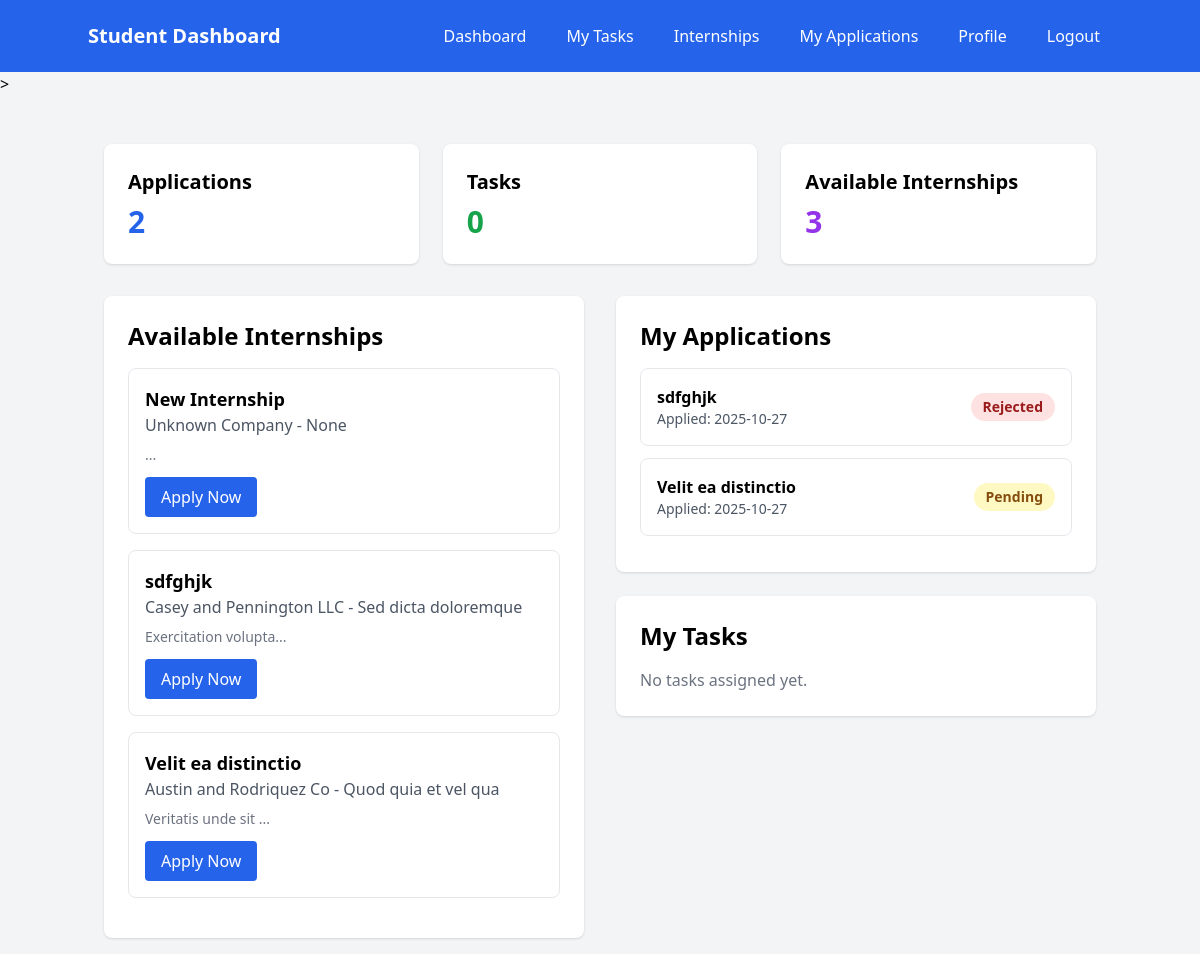
The app's page /dashboard (signed in), older data.
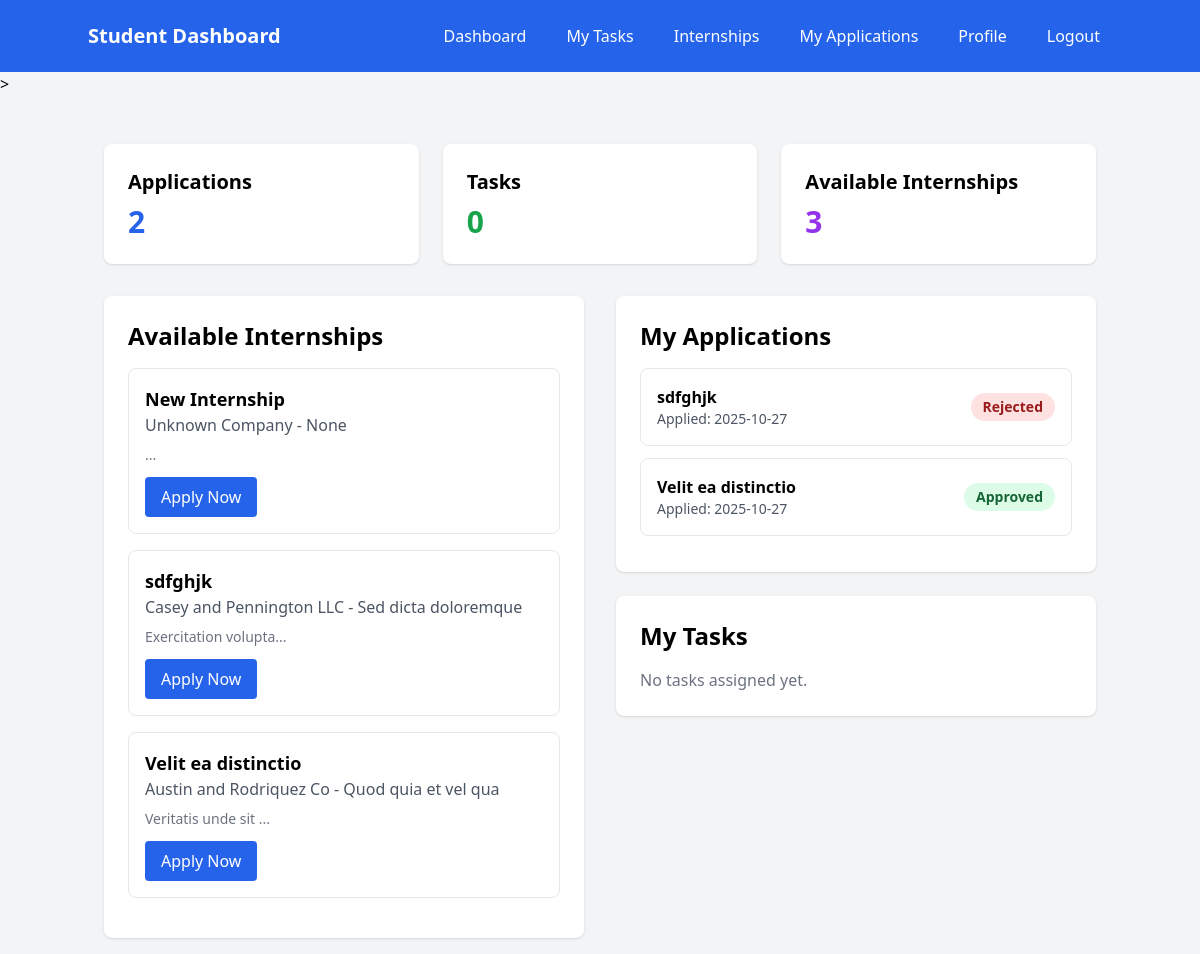
The same page, newer data.
### models.py (models this page shows)
class Internship(Base):
    __tablename__ = "internships"
    id = Column(Integer, primary_key=True, index=True)
    title = Column(String(255), nullable=False)
    description = Column(Text)
    company = Column(String(255), nullable=False)
    location = Column(String(255))
    duration = Column(String(100))
    stipend = Column(String(100))
    requirements = Column(Text)
    created_by = Column(Integer, ForeignKey("users.id"))
    created_at = Column(DateTime(timezone=True), server_default=func.now())
    is_active = Column(Boolean, default=True)
    deadline = Column(DateTime(timezone=True))
    creator = relationship("User", back_populates="created_internships")
    applications = relationship("InternshipApplication", back_populates="internship")
    tasks = relationship("Task", back_populates="internship")
    feedback = relationship("Feedback", back_populates="internship")

class InternshipApplication(Base):
    __tablename__ = "internship_applications"
    id = Column(Integer, primary_key=True, index=True)
    student_id = Column(Integer, ForeignKey("users.id"), nullable=False)
    internship_id = Column(Integer, ForeignKey("internships.id"), nullable=False)
    application_date = Column(DateTime(timezone=True), server_default=func.now())
    status = Column(Enum(ApplicationStatus), default=ApplicationStatus.PENDING)
    cover_letter = Column(Text)
    resume_url = Column(String(500))
    student = relationship("User", back_populates="applications")
    internship = relationship("Internship", back_populates="applications")

### app.py (the view)
@app.get("/dashboard", response_class=HTMLResponse)
async def dashboard(request: Request, db: Session = Depends(get_db)):
    try:
        user = await get_current_user_from_cookie(request, db)
        print(f"🎯 Dashboard access - User: {user.email}, Role: {user.role}")
        if user.role == "student":
            internships = crud.get_internships(db)
            applications = crud.get_applications_by_student(db, user.id)
            tasks = crud.get_tasks_by_student(db, user.id)
            return templates.TemplateResponse("dashboard_student.html", {
                "request": request,
                "user": user,
                "internships": internships,
                "applications": applications,
                "tasks": tasks
            })
        elif user.role == "admin":
            internships = crud.get_internships(db)
            try:
                stats = crud.get_system_stats(db)
            except Exception as e:
                print(f"⚠️  Could not get system stats: {e}")
                stats = {
                    "total_users": 0,
                    "total_students": 0,
                    "total_admins": 0,
                    "total_mentors": 0,
                    "total_internships": 0,
                    "total_applications": 0,
                    "total_tasks": 0
                }
            return templates.TemplateResponse("dashboard_admin.html", {
                "request": request,
                "user": user,
                "internships": internships,
                "stats": stats
            })
        elif user.role == "mentor":
            internships = crud.get_internships(db)
            mentor_internships = crud.get_internships_by_mentor(db, user.id)
            mentor_applications = crud.get_applications_for_mentor(db, user.id)
            return templates.TemplateResponse("dashboard_mentor.html", {
                "request": request,
                "user": user,
                "internships": internships,
                "mentor_internships": mentor_internships,
                "mentor_applications": mentor_applications
            })
        else:
            print(f"❌ Unknown role: {user.role}")
            return RedirectResponse("/login?error=Unknown user role")
    except Exception as e:
        print(f"💥 Dashboard error: {e}")
        import traceback
        traceback.print_exc()
        return RedirectResponse("/login")

### templates/dashboard_student.html (shortened to what this page needs)
<!DOCTYPE html>
<html>
<head>
    <script src="https://cdn.tailwindcss.com"></script>
</head>
<body class="bg-gray-100">
<nav class="bg-blue-600 text-white p-4">
    <div class="container mx-auto flex justify-between items-center">
        <h1 class="text-xl font-bold">Student Dashboard</h1>
        <div class="flex space-x-4">
            <a href="/dashboard" class="hover:bg-blue-700 px-3 py-2 rounded">Dashboard</a>
            <a href="/tasks" class="hover:bg-blue-700 px-3 py-2 rounded">My Tasks</a>
            <a href="/internships" class="hover:bg-blue-700 px-3 py-2 rounded">Internships</a>
            <a href="/my-applications" class="hover:bg-blue-700 px-3 py-2 rounded">My Applications</a>
            <a href="/profile" class="hover:bg-blue-700 px-3 py-2 rounded">Profile</a>
            <a href="/logout" class="hover:bg-blue-700 px-3 py-2 rounded">Logout</a>
        </div>
    </div>
</nav>>
    <div class="container mx-auto mt-8 p-4">
        <div class="grid grid-cols-1 md:grid-cols-3 gap-6 mb-8">
            <div class="bg-white p-6 rounded-lg shadow">
                <h3 class="text-xl font-semibold mb-2">Applications</h3>
                <p class="text-3xl font-bold text-blue-600">{{ applications|length }}</p>
            </div>
            <div class="bg-white p-6 rounded-lg shadow">
                <h3 class="text-xl font-semibold mb-2">Tasks</h3>
                <p class="text-3xl font-bold text-green-600">{{ tasks|length }}</p>
            </div>
            <div class="bg-white p-6 rounded-lg shadow">
                <h3 class="text-xl font-semibold mb-2">Available Internships</h3>
                <p class="text-3xl font-bold text-purple-600">{{ internships|length }}</p>
            </div>
        </div>
        <div class="grid grid-cols-1 lg:grid-cols-2 gap-8">
            <div class="bg-white p-6 rounded-lg shadow">
                <h2 class="text-2xl font-bold mb-4">Available Internships</h2>
                {% if internships %}
                {% for internship in internships %}
                <div class="border border-gray-200 rounded-lg p-4 mb-4">
                    <h3 class="text-lg font-semibold">{{ internship.title }}</h3>
                    <p class="text-gray-600">{{ internship.company }} - {{ internship.location }}</p>
                    <p class="text-sm text-gray-500 mt-2">{{ internship.description[:100] }}...</p>
                    <a href="/internships" class="inline-block mt-3 bg-blue-600 text-white px-4 py-2 rounded hover:bg-blue-700">
                        Apply Now
                    </a>
                </div>
                {% endfor %}
                {% else %}
                <p class="text-gray-500">No internships available at the moment.</p>
                {% endif %}
            </div>
            <div class="space-y-6">
                <div class="bg-white p-6 rounded-lg shadow">
                    <h2 class="text-2xl font-bold mb-4">My Applications</h2>
                    {% if applications %}
                    {% for application in applications %}
                    <div class="border border-gray-200 rounded-lg p-4 mb-3">
                        <div class="flex justify-between items-center">
                            <div>
                                <h4 class="font-semibold">
                                    {% if application.internship %}
                                        {{ application.internship.title }}
                                    {% else %}
                                        Internship #{{ application.internship_id }}
                                    {% endif %}
                                </h4>
                                <p class="text-sm text-gray-600">Applied: {{ application.application_date.strftime('%Y-%m-%d') }}</p>
                            </div>
                            <span class="px-3 py-1 rounded-full text-sm font-semibold
                                    {% if application.status == 'approved' %}bg-green-100 text-green-800
                                    {% elif application.status == 'rejected' %}bg-red-100 text-red-800
                                    {% else %}bg-yellow-100 text-yellow-800{% endif %}">
                                {{ application.status|title }}
                            </span>
                        </div>
                    </div>
                    {% endfor %}
                    {% else %}
                    <p class="text-gray-500">No applications yet.</p>
                    {% endif %}
                </div>
                <div class="bg-white p-6 rounded-lg shadow">
                    <h2 class="text-2xl font-bold mb-4">My Tasks</h2>
                    {% if tasks %}
                    {% for task in tasks %}
                    <div class="border border-gray-200 rounded-lg p-4 mb-3">
                        <h4 class="font-semibold">{{ task.title }}</h4>
                        <p class="text-sm text-gray-600">{{ task.description }}</p>
                        <div class="mt-2">
                            <div class="flex justify-between text-sm mb-1">
                                <span>Progress</span>
                                <span>{{ task.progress }}%</span>
                            </div>
                            <div class="w-full bg-gray-200 rounded-full h-2">
                                <div class="bg-blue-600 h-2 rounded-full" style="width: '{{ task.progress|default(0) }}%';"></div>
                            </div>
                        </div>
                        <span class="inline-block mt-2 px-2 py-1 text-xs rounded
                                {% if task.status == 'completed' %}bg-green-100 text-green-800
                                {% elif task.status == 'in_progress' %}bg-blue-100 text-blue-800
                                {% else %}bg-gray-100 text-gray-800{% endif %}">
                            {{ task.status|replace('_', ' ')|title }}
                        </span>
                    </div>
                    {% endfor %}
                    {% else %}
                    <p class="text-gray-500">No tasks assigned yet.</p>
                    {% endif %}
                </div>
            </div>
        </div>
    </div>
</body>
</html>

Row changes from the older to the newer data that the page shows:
changed InternshipApplication "Velit ea distinctio": status "Pending" → "Approved"
